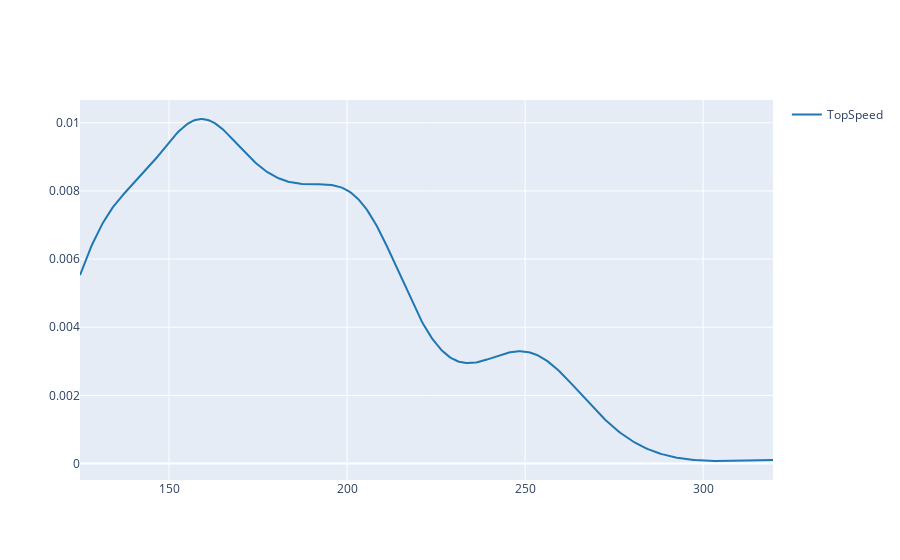

Notebook code cell kept with this figure:
### Code cell
df4 = list(EV_df['TopSpeed'])
#df3
displot = ff.create_distplot([df4],['TopSpeed'],show_rug= False,show_curve= True,show_hist=False)
displot

### Figure 1 — Plotly figure (JSON) as saved in the notebook; plotly's stock layout.template omitted (floating-point values rounded to 4 significant figures; data arrays with more than 128 entries replaced by an {"elided": "..."} marker saying what was removed)
{"data": [{"legendgroup": "TopSpeed", "marker": {"color": "rgb(31, 119, 180)"}, "mode": "lines", "name": "TopSpeed", "showlegend": true, "type": "scatter", "x": {"elided": "500 float values"}, "xaxis": "x", "y": {"elided": "500 float values"}, "yaxis": "y"}], "layout": {"autosize": true, "barmode": "overlay", "hovermode": "closest", "legend": {"traceorder": "reversed"}, "xaxis": {"anchor": "y2", "autorange": true, "domain": [0, 1], "range": [125, 319.6], "type": "linear", "zeroline": false}, "yaxis": {"anchor": "free", "autorange": true, "domain": [0, 1], "position": 0, "range": [-0.0004826, 0.01067], "type": "linear"}}}
